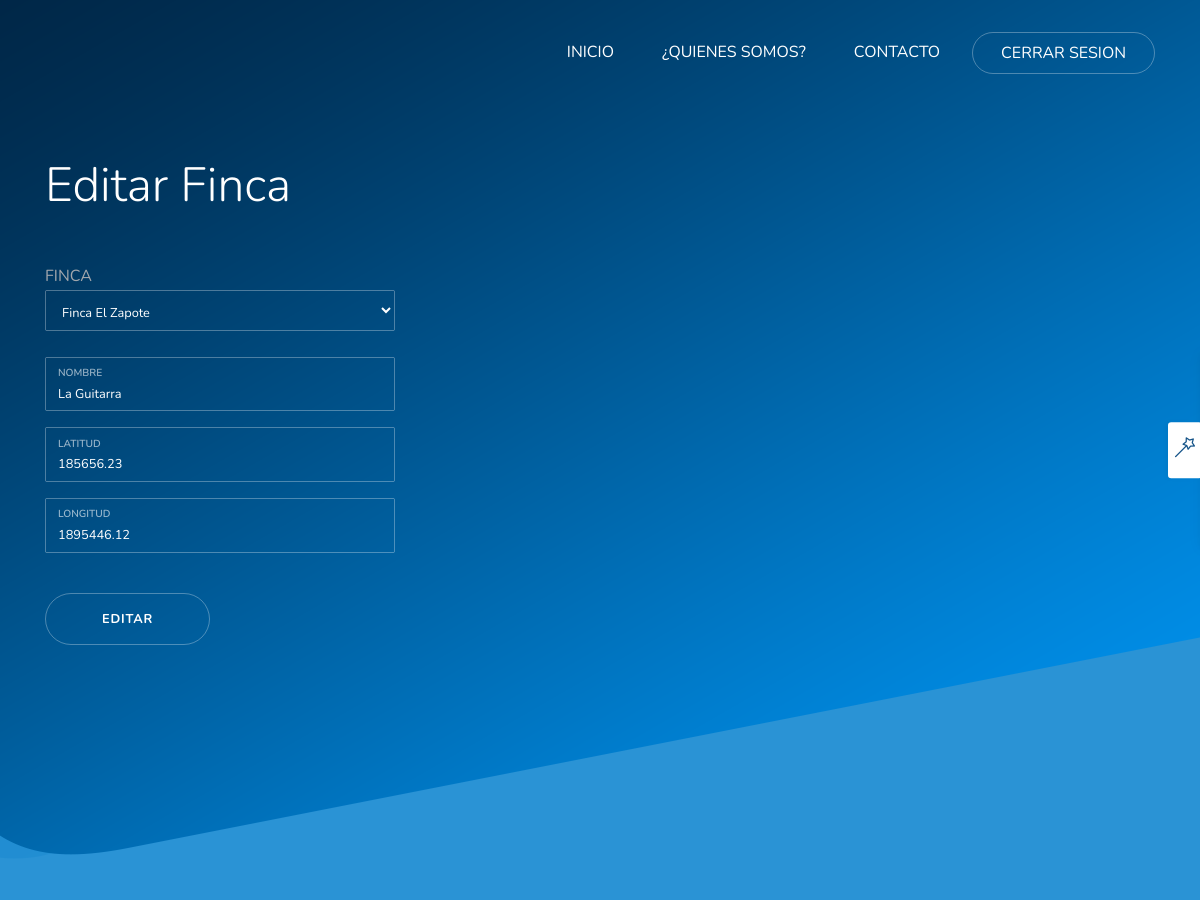
/estate/plot_edit/11/1/, run on the app's committed database.
### estate/models.py (models this page shows, shortened)
class Plot(models.Model):
    estate = models.ForeignKey(Estate, on_delete=models.CASCADE)
    name = models.CharField(max_length=100)
    latitude = models.CharField(max_length=100)
    longitude = models.CharField(max_length=100)

### estate/views.py (the view)
# urls.py: path('plot_edit/<int:plot_id>/<int:user_id>/', views.edit_plot_form, name='plot_edit'),
def edit_plot_form(request, plot_id, user_id):
    if request.method == 'POST':
        updated_plot = Plot.objects.get(pk=plot_id)
        updated_plot.estate = Estate.objects.get(pk=request.POST['estate'])
        updated_plot.name = request.POST['name']
        updated_plot.latitude = request.POST['latitude']
        updated_plot.longitude = request.POST['longitude']
        updated_plot.save()
        return HttpResponseRedirect(reverse('estate:plot_detail', kwargs={'estate_id': request.POST['estate'], 'user_id': user_id}))
    elif request.method == 'GET':
        template = 'estate/edit_plot_form.html'
        context = {
            'plot_id': plot_id,
            'user_id': user_id,
            'estates': Estate.objects.all(),
            'plot': Plot.objects.get(id=plot_id),
        }
        return render(request, template, context)
    return HttpResponse('Error: method not allowed.')

### estate/templates/estate/edit_plot_form.html (shortened to what this page needs)
{% extends 'base.html' %}
      {% block navbar %}
    <div class="main-container">
      <nav class="landing-page-nav">
        <div class="container d-flex align-items-center justify-content-between">
          <ul class="navbar-nav d-none d-lg-flex flex-row">
            <li class="nav-item">
              <a href="{% url 'estate:estate_detail' user_id %}">INICIO</a>
            </li>
            <li class="nav-item">
              <a href="#">¿QUIENES SOMOS?</a>
            </li>
            <li class="nav-item">
              <a href="#">CONTACTO</a>
            </li>
            <li class="nav-item pl-2">
              <a class="btn btn-outline-semi-light btn-sm pr-4 pl-4" href="{% url 'users:login' %}">CERRAR SESION</a>
            </li>
          </ul>
        </div>
      </nav>
    </div>
      {% endblock %}
{% block content %}
<div class="display-1">
    Editar Finca
</div>
<form action="{% url 'estate:plot_edit' plot_id user_id %}" method="POST" class="dark-background" enctype="multipart/form-data">
       <span>FINCA</span>
    <select name="estate" class="form-control">
    {% if estates %}
        {% for estate in estates %}
            <option value="{{ estate.pk }}"
                >{{ estate.name }}</option>
        {% endfor %}
    {% endif %}
    </select><br>
    <label class="form-group has-top-label">
        <input type="text" value="{{plot.name}}" name="name" class="form-control" />
        <span>NOMBRE</span>
    </label>
    <label class="form-group has-top-label">
        <input type="text" value="{{plot.latitude}}" name="latitude" class="form-control" />
        <span>LATITUD</span>
    </label>
    <label class="form-group has-top-label">
        <input type="text" value="{{plot.longitude}}" name="longitude" class="form-control" />
        <span>LONGITUD</span>
    </label>
    <button class="btn btn-outline-semi-light btn-xl mt-4">EDITAR</button>
</form><br><br>
{% endblock %}

### static/css/main.css (style rules this page uses)
html { width: 100%; }
body { overflow-x: hidden !important; }

### users/templates/base.html (style rules this page uses)
option { color: black !important; background: transparent !important; }
body { background: #2a93d5 !important; }
.landing-page form.dark-background .bootstrap-tagsinput, .landing-page form.dark-background .form-control { color: #fff !important }

### data on the page
Plot: name "La Guitarra", latitude "185656.23", longitude "1895446.12"

### other printed values
form field estate "Finca El Zapote"
